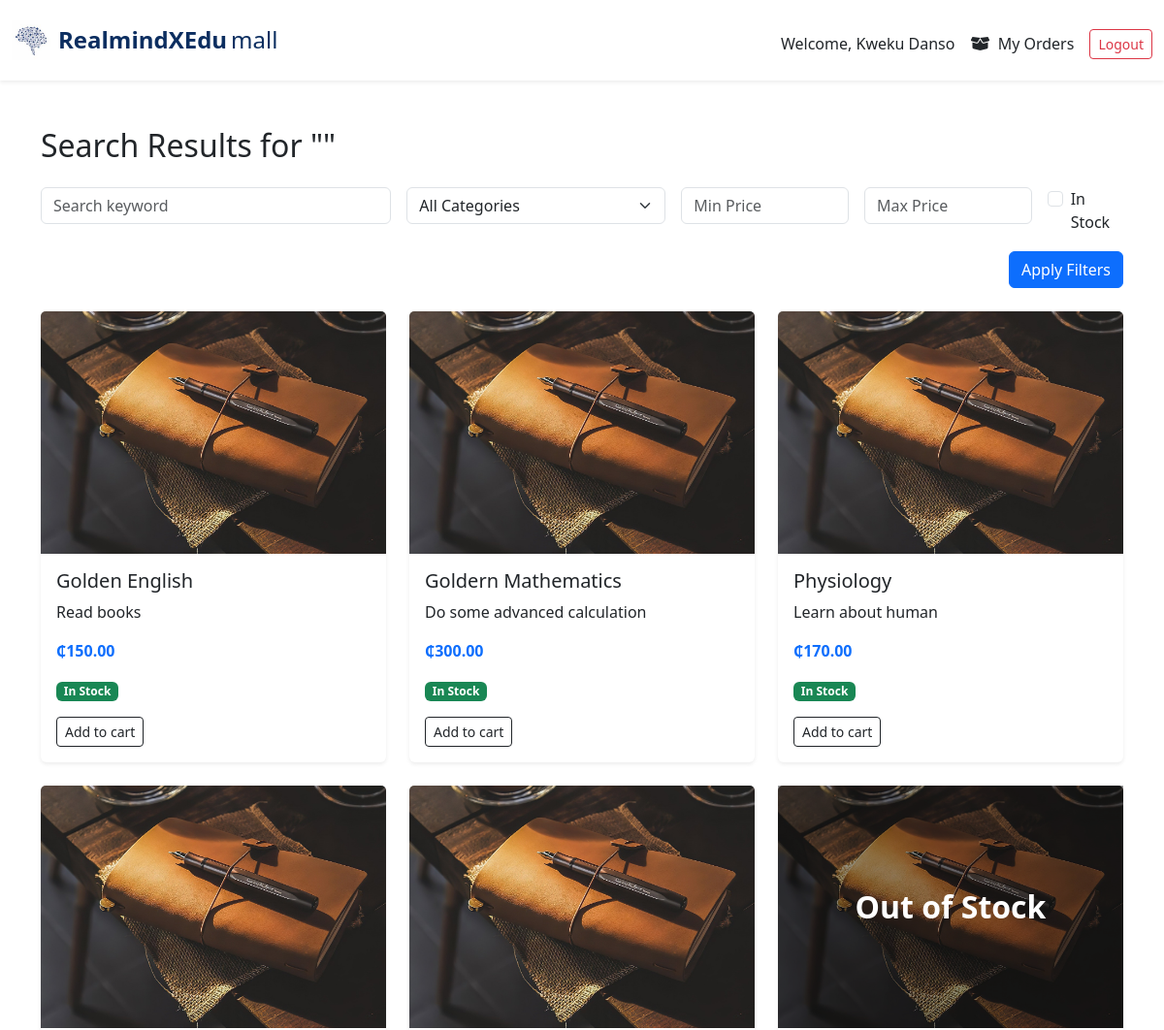
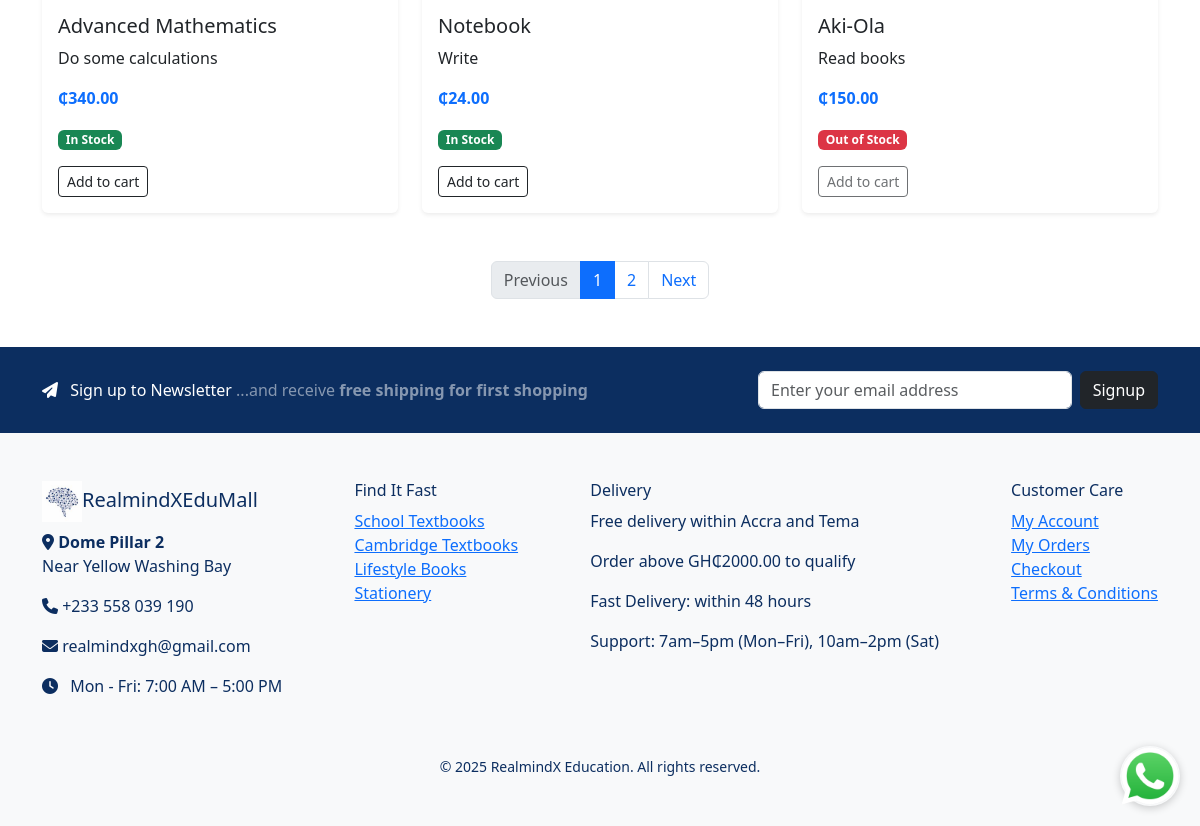
Page /search (signed in) on the committed database (2 pictures, top to bottom).
### e_commerce/models/user.py (models this page shows, shortened)
class User(UserMixin, db.Model):
    __tablename__ = 'user'
    id = db.Column(db.Integer, primary_key=True)
    username = db.Column(db.String(80), unique=True, nullable=False)
    email = db.Column(db.String(120), unique=True, nullable=False)
    password = db.Column(db.String(200), nullable=False)
    date_joined = db.Column(db.DateTime, server_default=db.func.now())

### e_commerce/models/products.py (models this page shows, shortened)
class Product(db.Model):
    __tablename__ = 'product'  # Optional, but makes FK references safer
    id = db.Column(db.Integer, primary_key=True)
    name = db.Column(db.String(120), nullable=False)
    description = db.Column(db.Text, nullable=False)
    price = db.Column(db.Float, nullable=False)
    discount_percentage = db.Column(db.Float, default=0.0)
    image_filename = db.Column(db.String(120))
    in_stock = db.Column(db.Boolean, default=True)
    date_created = db.Column(db.DateTime, default=datetime.utcnow)
    author = db.Column(db.String(120), nullable=True)
    brand = db.Column(db.String(120), nullable=True)
    grade = db.Column(db.String(50), nullable=True)
    level = db.Column(db.String(50), nullable=True)
    subject = db.Column(db.String(100), nullable=True)
    ratings = db.relationship('ProductRating', back_populates='product', lazy=True)
    category_id = db.Column(db.Integer, db.ForeignKey('category.id'))
    category = db.relationship('Category', back_populates='products')
    order_items = db.relationship('OrderItem', backref='product', lazy=True)

### e_commerce/routes/main_routes.py (the view)
@main_bp.route('/search')
def search():
    query = request.args.get('q', '').strip()
    category_id = request.args.get('category', type=int)
    min_price = request.args.get('min_price', type=float)
    max_price = request.args.get('max_price', type=float)
    in_stock = request.args.get('in_stock') == '1'
    page = request.args.get('page', 1, type=int)
    per_page = 6  # You can customize or make it dynamic
    products_query = Product.query.filter(
        db.or_(
            Product.name.ilike(f"%{query}%"),
            Product.author.ilike(f"%{query}%"),
            Product.brand.ilike(f"%{query}%"),
            Product.subject.ilike(f"%{query}%"),
            Product.grade.ilike(f"%{query}"),
            Product.level.ilike(f"%{query}")
        )
    )
    if category_id:
        products_query = products_query.filter_by(category_id=category_id)
    if min_price is not None:
        products_query = products_query.filter(Product.price >= min_price)
    if max_price is not None:
        products_query = products_query.filter(Product.price <= max_price)
    if in_stock:
        products_query = products_query.filter_by(in_stock=True)
    products = products_query.order_by(Product.date_created.desc()).paginate(
        page=page,
        per_page=per_page,
        error_out=False
    )
    categories = Category.query.order_by(Category.name).all()
    return render_template(
        'search_results.html',
        products=products,
        query=query,
        categories=categories
    )

### e_commerce/templates/search_results.html (shortened to what this page needs)
{% extends "index.html" %}
{% block content %}
<div class="container my-5">
  <h2 class="mb-4">Search Results for "{{ query }}"</h2>
  <form method="GET" action="{{ url_for('main.search') }}" class="row g-3 mb-4">
    <div class="col-md-4">
      <input type="text" name="q" value="{{ request.args.get('q', '') }}" class="form-control" placeholder="Search keyword">
    </div>
    <div class="col-md-3">
      <select name="category" class="form-select">
        <option value="">All Categories</option>
      </select>
    </div>
    <div class="col-md-2">
      <input type="number" name="min_price" step="0.01" value="{{ request.args.get('min_price') }}" class="form-control" placeholder="Min Price">
    </div>
    <div class="col-md-2">
      <input type="number" name="max_price" step="0.01" value="{{ request.args.get('max_price') }}" class="form-control" placeholder="Max Price">
    </div>
    <div class="col-md-1 d-flex align-items-center">
      <div class="form-check">
        <input class="form-check-input" type="checkbox" name="in_stock" value="1" {% if request.args.get('in_stock') %}checked{% endif %}>
        <label class="form-check-label">In Stock</label>
      </div>
    </div>
    <div class="col-12 text-end">
      <button class="btn btn-primary" type="submit">Apply Filters</button>
    </div>
  </form>
  {% if products.items %}
    <div class="row">
      {% for product in products.items %}
        <div class="col-md-4 mb-4">
          <div class="card h-100 shadow-sm border-0">
            <div class="position-relative" style="height: 250px;">
              <img
                src="{{ url_for('static', filename='uploads/' ~ product.image_filename) }}"
                class="card-img-top"
                alt="{{ product.name }}"
                style="height: 100%; object-fit: cover;"
              >
              {% if not product.in_stock %}
              <div class="position-absolute top-0 start-0 w-100 h-100 d-flex justify-content-center align-items-center"
                   style="background-color: rgba(0, 0, 0, 0.4); z-index: 10;">
                <span class="text-white fw-bold" style="font-size: 2rem;">Out of Stock</span>
              </div>
              {% endif %}
            </div>
            <div class="card-body">
              <h5 class="card-title">{{ product.name }}</h5>
              <p class="card-text">{{ product.description[:100] }}{% if product.description|length > 100 %}...{% endif %}</p>
              <p class="text-primary fw-bold">₵{{ '%.2f'|format(product.price) }}</p>
              {% if product.in_stock %}
                <span class="badge bg-success mb-2">In Stock</span>
              {% else %}
                <span class="badge bg-danger mb-2">Out of Stock</span>
              {% endif %}
              <br>
              {% if product.in_stock %}
              <form method="POST" action="{{ url_for('cart.add_to_cart', product_id=product.id) }}">
                <button type="submit" class="btn btn-outline-dark btn-sm mt-2">Add to cart</button>
              </form>
              {% else %}
              <button class="btn btn-outline-dark btn-sm mt-2" disabled>Add to cart</button>
              {% endif %}
            </div>
          </div>
        </div>
      {% endfor %}
    </div>
    <nav aria-label="Search result pages">
      <ul class="pagination justify-content-center mt-4">
        {% if products.has_prev %}
          <li class="page-item">
            <a class="page-link" href="{{ url_for('main.search', page=products.prev_num, **request.args.to_dict()) }}">Previous</a>
          </li>
        {% else %}
          <li class="page-item disabled"><span class="page-link">Previous</span></li>
        {% endif %}
        {% for p in products.iter_pages(left_edge=1, right_edge=1, left_current=1, right_current=2) %}
          {% if p %}
            <li class="page-item {% if p == products.page %}active{% endif %}">
              <a class="page-link" href="{{ url_for('main.search', page=p, **request.args.to_dict()) }}">{{ p }}</a>
            </li>
          {% else %}
            <li class="page-item disabled"><span class="page-link">…</span></li>
          {% endif %}
        {% endfor %}
        {% if products.has_next %}
          <li class="page-item">
            <a class="page-link" href="{{ url_for('main.search', page=products.next_num, **request.args.to_dict()) }}">Next</a>
          </li>
        {% else %}
          <li class="page-item disabled"><span class="page-link">Next</span></li>
        {% endif %}
      </ul>
    </nav>
  {% else %}
    <div class="alert alert-warning text-center">No products found for "{{ query }}"</div>
  {% endif %}
</div>
{% endblock %}

### e_commerce/templates/index.html (shortened to what this page needs)
<!DOCTYPE html>
<html lang="en">
<head>
  <link href="https://cdn.jsdelivr.net/npm/bootstrap@5.3.3/dist/css/bootstrap.min.css" rel="stylesheet">
  <link rel="stylesheet" href="https://cdnjs.cloudflare.com/ajax/libs/font-awesome/6.6.0/css/all.min.css">
</head>
<body>
<nav class="navbar navbar-expand-lg navbar-light bg-white shadow-sm py-3">
  <div class="container-fluid">
    <a class="navbar-brand d-flex align-items-center" href="{{ url_for('main.home') }}">
      <img src="{{ url_for('static', filename='images/brain.jpg') }}" alt="Logo" width="40" class="me-2">
      <div class="d-flex align-items-baseline fs-4" style="color: #0C2E60;">
        <strong class="me-1">RealmindXEdu</strong><span>mall</span>
      </div>
    </a>
    <div class="collapse navbar-collapse d-none d-lg-flex justify-content-between mt-2">
      <div class="d-flex align-items-center w-100">
        <div class="d-flex align-items-center ms-auto">
          {% if not current_user.is_authenticated %}
            <a href="{{ url_for('main.contact') }}" class="btn btn-outline-dark me-3"><i></i>Contact</a>
            <a href="{{ url_for('main.track_order') }}" class="btn btn-outline-dark me-3"><i></i>Track your order</a>
            <a href="{{ url_for('main.info') }}" class="btn btn-outline-dark me-3"><i class="fas fa-info-circle me-1"></i> Info</a>
            <a href="{{ url_for('cart.view_cart') }}" class="text-dark position-relative me-3">
              <i class="fas fa-shopping-cart"></i>
              {% if cart_item_count %}
              <span class="position-absolute top-0 start-100 translate-middle badge rounded-pill bg-danger">
                {{ cart_item_count }}
              </span>
              {% endif %}
            </a>
            <a href="{{ url_for('auth.login') }}" class="btn btn-outline-primary btn-sm me-2">Login</a>
            <a href="{{ url_for('auth.user_signup') }}" class="btn btn-primary btn-sm">Signup</a>
          {% else %}
            <span class="me-3">Welcome, {{ current_user.username }}</span>
            <a class="nav-link me-3" href="{{ url_for('main.purchased_products') }}"><i class="fas fa-box-open me-1"></i> My Orders</a>
            <a href="{{ url_for('auth.logout') }}" class="btn btn-outline-danger btn-sm">Logout</a>
          {% endif %}
        </div>
      </div>
    </div>
  </div>
</nav>
<main>
  {% block content %}{% endblock %}
</main>
<section class="text-white py-4" style="background-color: #0C2E60;">
  <div class="container d-flex flex-column flex-md-row justify-content-between align-items-center">
    <p class="mb-3 mb-md-0 fs-6">
      <i class="fas fa-paper-plane me-2"></i> Sign up to Newsletter
      <span class="text-white-50">...and receive <strong>free shipping for first shopping</strong></span>
    </p>
    <form method="POST" action="{{ url_for('main.subscribe_newsletter') }}" class="d-flex" style="max-width: 400px; width: 100%;">
      <input type="email" name="email" class="form-control me-2" placeholder="Enter your email address" required>
      <button class="btn btn-dark" type="submit">Signup</button>
    </form>
  </div>
</section>
<footer class="bg-light py-5" style="color: #0C2E60;">
  <div class="container d-flex flex-wrap justify-content-between">
    <div class="mb-4">
      <h5><img src="{{ url_for('static', filename='images/brain.jpg') }}" width="40"><span style="color: #0C2E60;">RealmindXEduMall</span></h5>
      <p><i class="fa fa-map-marker-alt"></i> <strong>Dome Pillar 2</strong><br>Near Yellow Washing Bay</p>
      <p><i class="fa fa-phone"></i> +233 558 039 190</p>
      <p><i class="fa fa-envelope"></i> realmindxgh@gmail.com</p>
      <p><i class="fa fa-clock me-2"></i> Mon - Fri: 7:00 AM – 5:00 PM</p>
    </div>
    <div>
      <h6>Find It Fast</h6>
      <ul class="list-unstyled">
        <li><a href="#">School Textbooks</a></li>
        <li><a href="#">Cambridge Textbooks</a></li>
        <li><a href="#">Lifestyle Books</a></li>
        <li><a href="#">Stationery</a></li>
      </ul>
    </div>
    <div>
      <h6>Delivery</h6>
      <p>Free delivery within Accra and Tema</p>
      <p>Order above GH₵2000.00 to qualify</p>
      <p>Fast Delivery: within 48 hours</p>
      <p>Support: 7am–5pm (Mon–Fri), 10am–2pm (Sat)</p>
    </div>
    <div>
      <h6>Customer Care</h6>
      <ul class="list-unstyled">
        <li><a href="{{ url_for('auth.login') }}">My Account</a></li>
        <li><a href="{{ url_for('auth.login') }}">My Orders</a></li>
        <li><a href="{{ url_for('auth.login') }}">Checkout</a></li>
        <li><a href="#">Terms & Conditions</a></li>
      </ul>
    </div>
  </div>
  <div class="text-center mt-3">
    <small id="copyright"></small>
  </div>
</footer>
<a href="https://wa.me/233558099689" class="whatsapp-float" target="_blank" style="position: fixed;
  bottom: 20px;
  right: 20px;
  z-index: 9999;
  background-color: transparent;
  border-radius: 50%;
  box-shadow: 0 2px 8px rgba(0,0,0,0.2);
  transition: transform 0.2s ease-in-out;">
    <img src="{{ url_for('static', filename='images/whatsapp.png') }}" alt="WhatsApp" width="60">
</a>
</body>
</html>

### rows in the picture
User: username "Kweku Danso"
Product: image_filename (picture), name "Golden English", description "Read books", price "150.00", in_stock "In Stock"
Product: image_filename (picture), name "Goldern Mathematics", description "Do some advanced calculation", price "300.00", in_stock "In Stock"
Product: image_filename (picture), name "Physiology", description "Learn about human", price "170.00", in_stock "In Stock"
Product: image_filename (picture), name "Advanced Mathematics", description "Do some calculations", price "340.00", in_stock "In Stock"
Product: image_filename (picture), name "Notebook", description "Write", price "24.00", in_stock "In Stock"
Product: image_filename (picture), in_stock "Out of Stock", name "Aki-Ola", description "Read books", price "150.00"

### other values in the picture
{{ p }} "1" "2"
